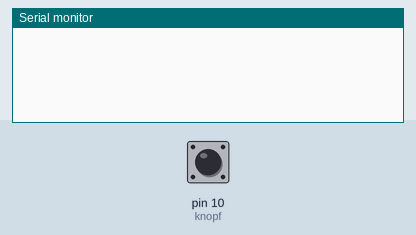
Simulated run of this sketch. Board: Arduino Uno, built with avr-gcc and run on an emulated ATmega328P. Parts: the last lines printed to the serial monitor. The test bench sets the inputs (shaded band); at power-on: pin 10 (knopf) HIGH.

Above: at 1.2 s.
1.3 s: pin 10 (knopf) pulled LOW for 0.15 s
At 1.7 s:
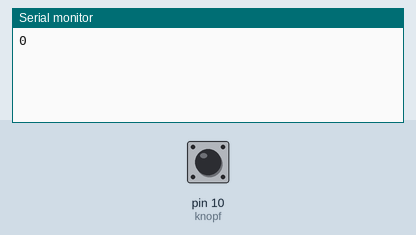
2.9 s: pin 10 (knopf) pulled LOW for 1 s
At 4.7 s:
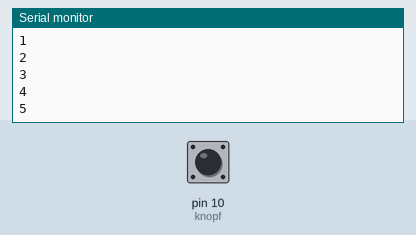
5.4 s: pin 10 (knopf) pulled LOW for 0.15 s
At 6.0 s:
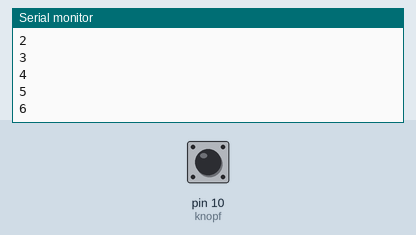
Timing chart, 0 to 8.4 s (numbered marks = the images above; inputs shaded):
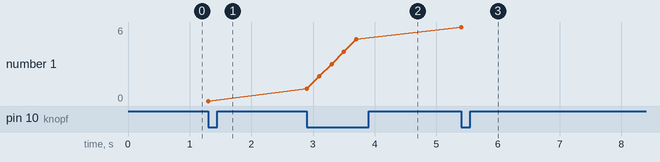

Measured:
- after the input at 1.3 s, the serial monitor: prints a new line at once (image 1)
- after the input at 2.9 s, the serial monitor: prints a new line at once (image 2)
- after the input at 5.4 s, the serial monitor: prints a new line at once (image 3)
- plotted number 1: 0 → 5 after the input at 2.9 s, 5 → 6 after the input at 5.4 s

The sketch:

zaehlendertaster.ino
```cpp
int knopf = 10;
int knopfstatus;
int x;
int i;
void setup()
{
  pinMode(knopf,INPUT_PULLUP);
  Serial.begin(9600);


}
void loop()
{
  knopfstatus = digitalRead(knopf);
  if(knopfstatus == 0){ Serial.println(x);
  x=x+1;
  delay(200);
  }
}
```
